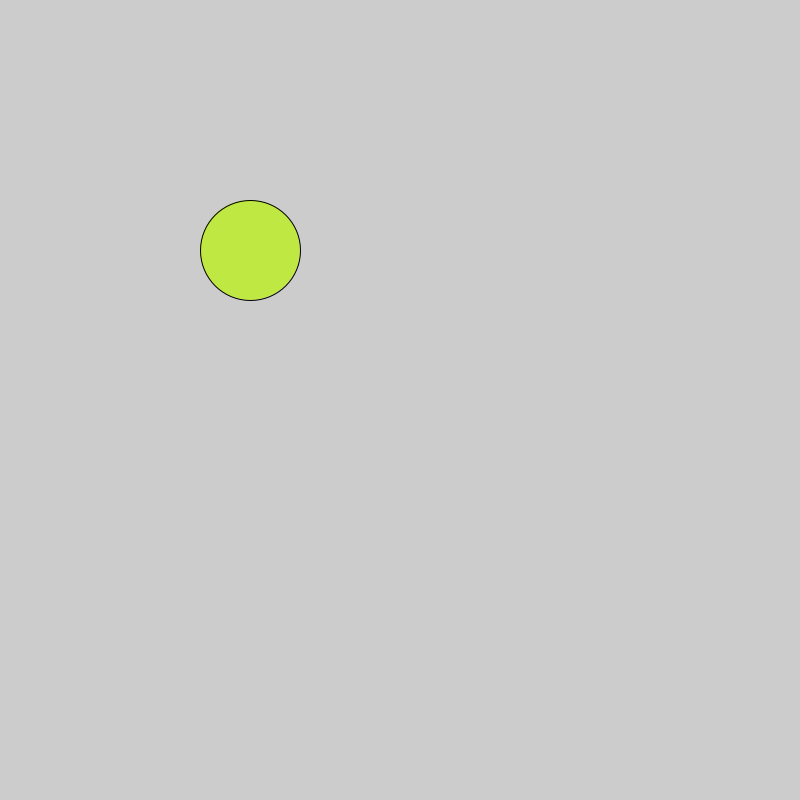
Frame 1 (no input)
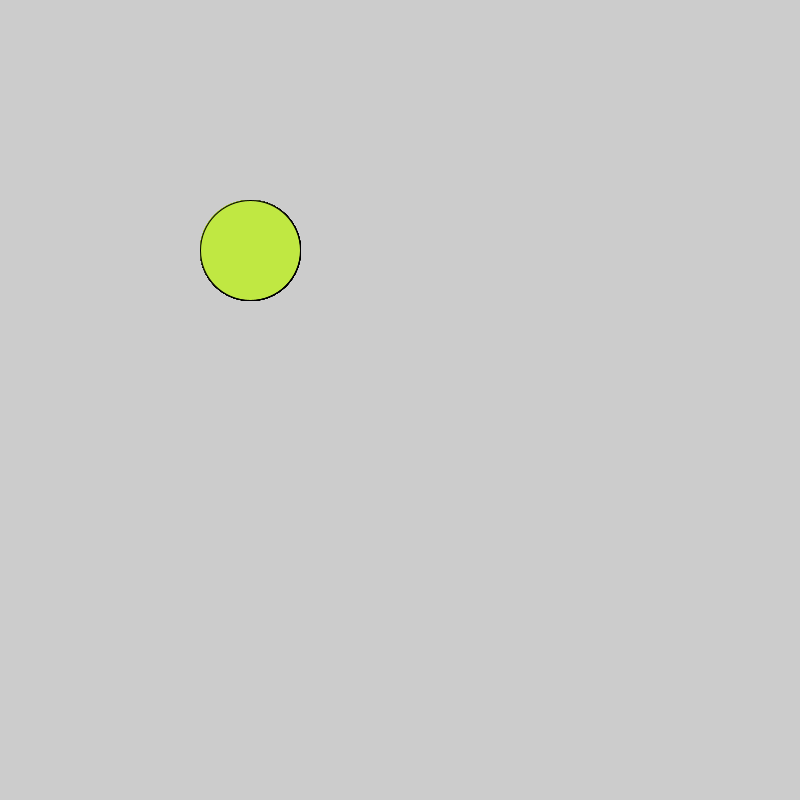
Frame 60 (the mouse pressed at the canvas centre just before this capture)
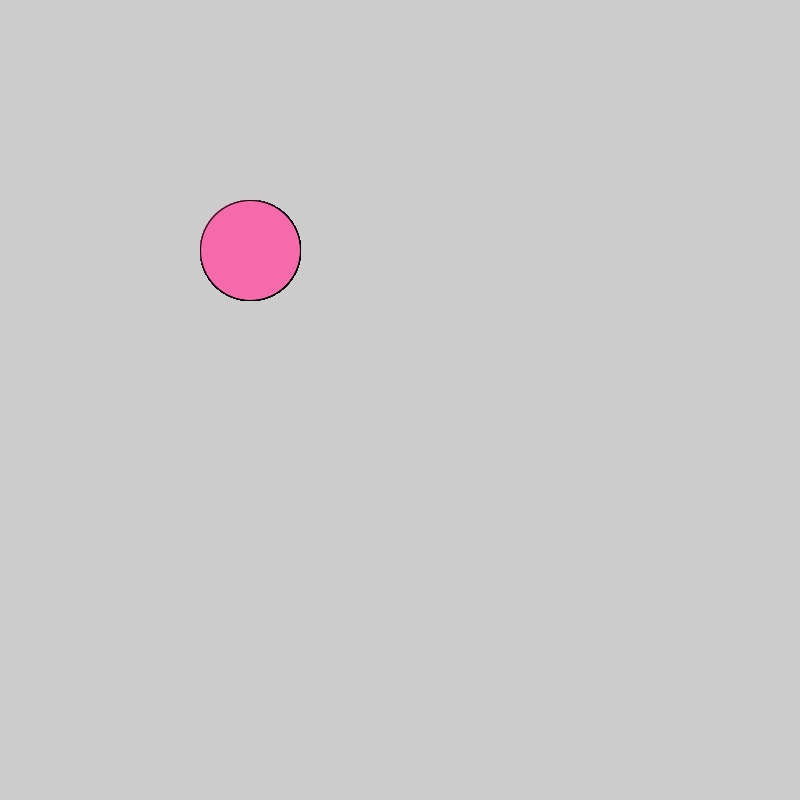
Frame 120 (the mouse held since frame 60 and released just before this capture)

The Processing sketch that drew these frames (run headless with seeded random() and noise(); from frame 60 on, the mouse is pressed at the canvas centre):

// Processing sketch: Logical_Dot_Victoria
// ── Logical_Dot_Victoria.pde
void setup() {
  size(800,800);
}

void draw() {
  fill(#C0E842);
   if(mousePressed){
  fill(#F56AAB);
}
     
  ellipse(250,250,100,100);
 
}
